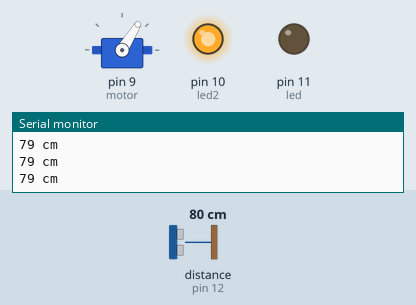
Simulated run of this sketch. Board: Arduino Uno, built with avr-gcc and run on an emulated ATmega328P. On the bench: servo, output pins drawn as LEDs (lit = HIGH), the last lines printed to the serial monitor. Wiring (inferred from the names in the program): ultrasonic range finder: trigger pin 13; echo pin 12. Inputs (shaded band) come from the test bench; at power-on: distance to the obstacle (sensor on pin 12) 80 cm. The echo pulse lasts 58.3 µs per cm; pins used as bus, display or sensor lines are not drawn.

Above: at 1.2 s.
1.3 s: distance to the obstacle (sensor on pin 12) set to 2 cm
At 3.11 s:
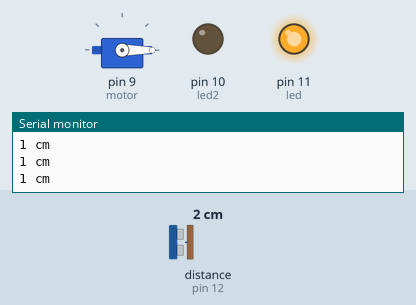
4.3 s: distance to the obstacle (sensor on pin 12) set to 250 cm
At 4.9 s:
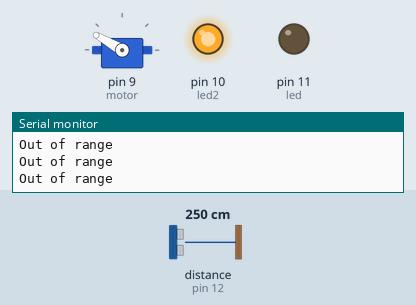
7.3 s: distance to the obstacle (sensor on pin 12) set to 4 cm
At 9.8 s:
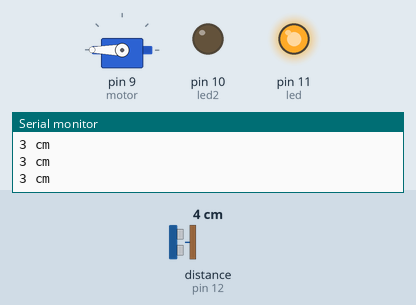
10.3 s: distance to the obstacle (sensor on pin 12) set to 35 cm
At 11.3 s:
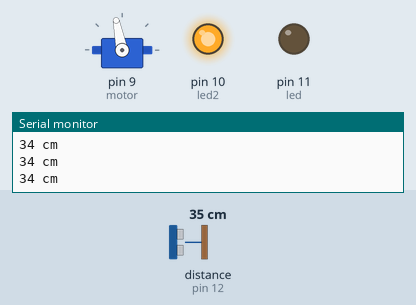
13.3 s: distance to the obstacle (sensor on pin 12) set to 18 cm
At 13.8 s:
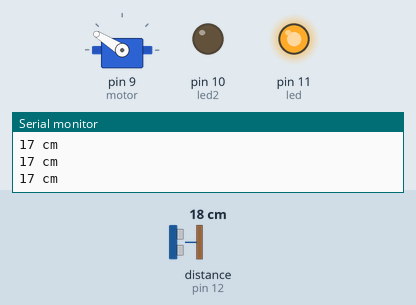
16.3 s: distance to the obstacle (sensor on pin 12) set to 60 cm
At 16.8 s:
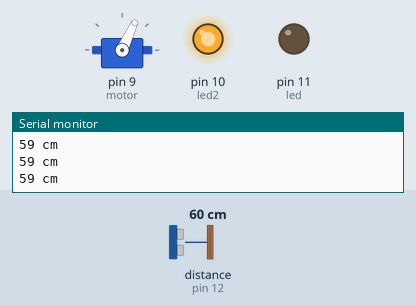
Timing chart, 0 to 20.3 s (numbered marks = the images above; inputs shaded):
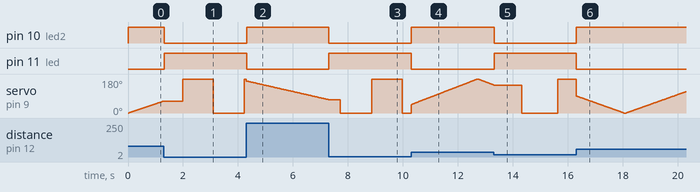

Measured:
- after the input at 1.3 s, pin 10 (led2): HIGH → LOW at once; pin 11 (led): LOW → HIGH at once
- after the input at 4.3 s, pin 10 (led2): LOW → HIGH at once; pin 11 (led): HIGH → LOW at once
- after the input at 7.3 s, pin 10 (led2): HIGH → LOW at once; pin 11 (led): LOW → HIGH at once
- after the input at 10.3 s, pin 10 (led2): LOW → HIGH at once; pin 11 (led): HIGH → LOW at once
- after the input at 13.3 s, pin 10 (led2): HIGH → LOW at once; pin 11 (led): LOW → HIGH at once
- after the input at 16.3 s, pin 10 (led2): LOW → HIGH at once; pin 11 (led): HIGH → LOW at once

The sketch:

ultrasound_servo.ino
```cpp
#include <Servo.h>

#define trigPin 13
#define echoPin 12
#define led 11
#define led2 10
#define motor 9

Servo myservo;
int pos = 0;

void setup() {
  Serial.begin (9600);
  pinMode(trigPin, OUTPUT);
  pinMode(echoPin, INPUT);
  pinMode(led, OUTPUT);
  pinMode(led2, OUTPUT);
  myservo.attach(motor);
}

void loop() {
  // Call runMotor which now also checks distance and adjusts speed
  runMotor();

  // Short delay before the next cycle
  delay(50);
}

void runMotor() {
  long duration, distance, motordelay;

  for (pos = 0; pos <= 180; pos += 1) {
    // Update the servo position
    myservo.write(pos);

    // Measure distance
    digitalWrite(trigPin, LOW);
    delayMicroseconds(2);
    digitalWrite(trigPin, HIGH);
    delayMicroseconds(10);
    digitalWrite(trigPin, LOW);
    duration = pulseIn(echoPin, HIGH);
    distance = (duration/2) / 29.1;

    // Check distance and adjust LED and motor delay
    if (distance < 20) {
      digitalWrite(led, HIGH);
      digitalWrite(led2, LOW);
      motordelay = 5; // Faster servo speed
    } else {
      digitalWrite(led, LOW);
      digitalWrite(led2, HIGH);
      motordelay = 15; // Slower servo speed
    }

    // Print the distance
    if (distance >= 200 || distance <= 0) {
      Serial.println("Out of range");
    } else {
      Serial.print(distance);
      Serial.println(" cm");
    }

    // Delay according to the current distance
    delay(motordelay);
  }

  for (pos = 180; pos >= 0; pos -= 1) {
    myservo.write(pos);

    // The same distance measurement and speed adjustment logic as above
    digitalWrite(trigPin, LOW);
    delayMicroseconds(2);
    digitalWrite(trigPin, HIGH);
    delayMicroseconds(10);
    digitalWrite(trigPin, LOW);
    duration = pulseIn(echoPin, HIGH);
    distance = (duration/2) / 29.1;

    if (distance < 20) {
      digitalWrite(led, HIGH);
      digitalWrite(led2, LOW);
      motordelay = 5; // Faster
    } else {
      digitalWrite(led, LOW);
      digitalWrite(led2, HIGH);
      motordelay = 15; // Slower
    }

    if (distance >= 200 || distance <= 0) {
      Serial.println("Out of range");
    } else {
      Serial.print(distance);
      Serial.println(" cm");
    }

    delay(motordelay);
  }
}
```
